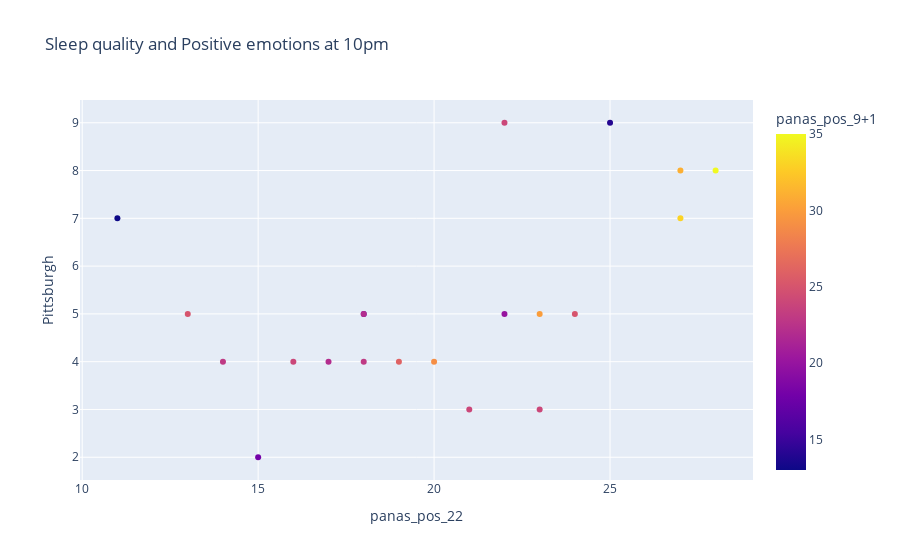

The code cell stored with this chart in its notebook:
### Code cell
# Scatter plot showing the quantity of sleep and stress level
plt = px.scatter(sleep_df, 
        x='panas_pos_22', y='Pittsburgh',
        color='panas_pos_9+1', title='Sleep quality and Positive emotions at 10pm')
plt.show()

### Figure 1 — Plotly figure (JSON) as saved in the notebook; plotly's stock layout.template omitted (floating-point values rounded to 4 significant figures)
{"data": [{"hovertemplate": "panas_pos_22=%{x}<br>Pittsburgh=%{y}<br>panas_pos_9+1=%{marker.color}<extra></extra>", "legendgroup": "", "marker": {"color": [17, 33, 35, 26, 31, 14, 13, 24, 24, 23, 29, 23, 18, 22, 25, 24, 25, 22, 30, 24, 20], "coloraxis": "coloraxis", "symbol": "circle"}, "mode": "markers", "name": "", "orientation": "v", "showlegend": false, "type": "scatter", "x": [18, 27, 28, 19, 27, 25, 11, 21, 22, 18, 20, 14, 15, 18, 24, 23, 13, 17, 23, 16, 22], "xaxis": "x", "y": [5, 7, 8, 4, 8, 9, 7, 3, 9, 4, 4, 4, 2, 5, 5, 3, 5, 4, 5, 4, 5], "yaxis": "y"}], "layout": {"coloraxis": {"colorbar": {"title": {"text": "panas_pos_9+1"}}, "colorscale": [[0, "#0d0887"], [0.1111, "#46039f"], [0.2222, "#7201a8"], [0.3333, "#9c179e"], [0.4444, "#bd3786"], [0.5556, "#d8576b"], [0.6667, "#ed7953"], [0.7778, "#fb9f3a"], [0.8889, "#fdca26"], [1, "#f0f921"]]}, "legend": {"tracegroupgap": 0}, "title": {"text": "Sleep quality and Positive emotions at 10pm"}, "xaxis": {"anchor": "y", "domain": [0, 1], "title": {"text": "panas_pos_22"}}, "yaxis": {"anchor": "x", "domain": [0, 1], "title": {"text": "Pittsburgh"}}}}
